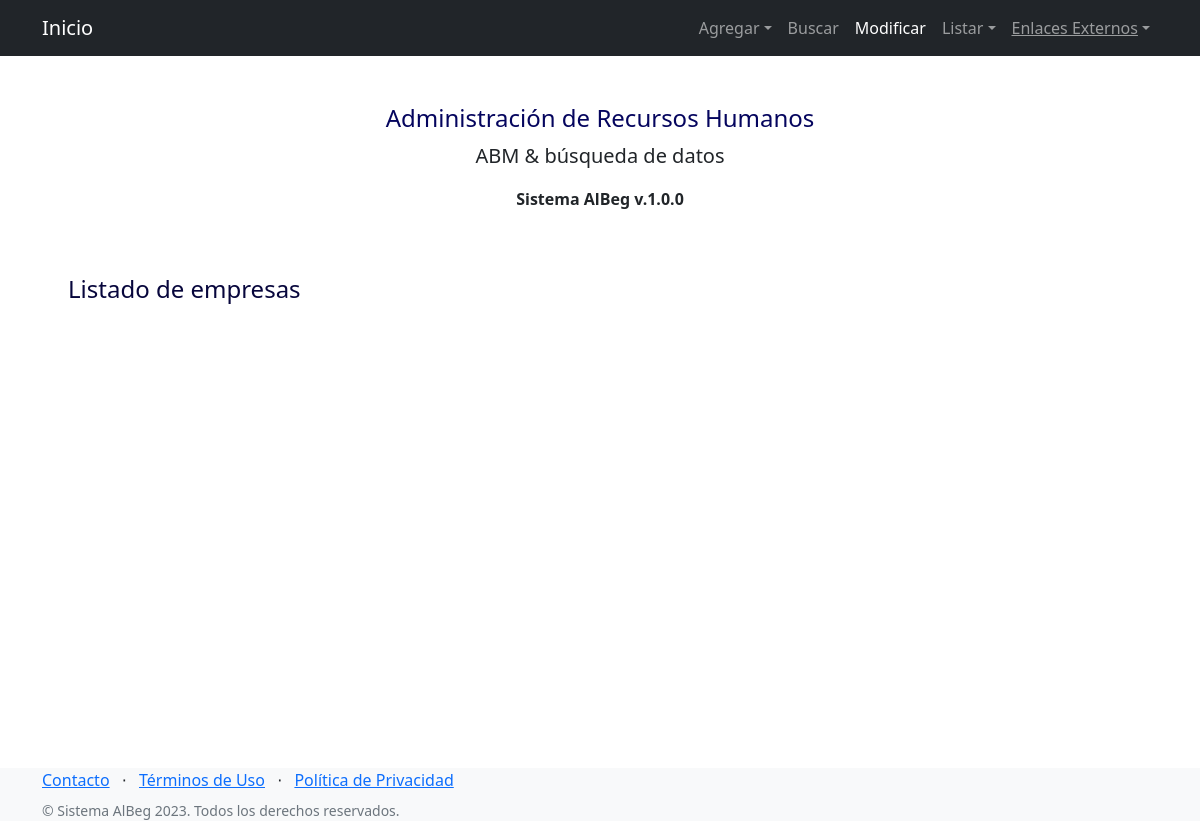
The app's page /AppRRHH/listaEmpresas/, older data.
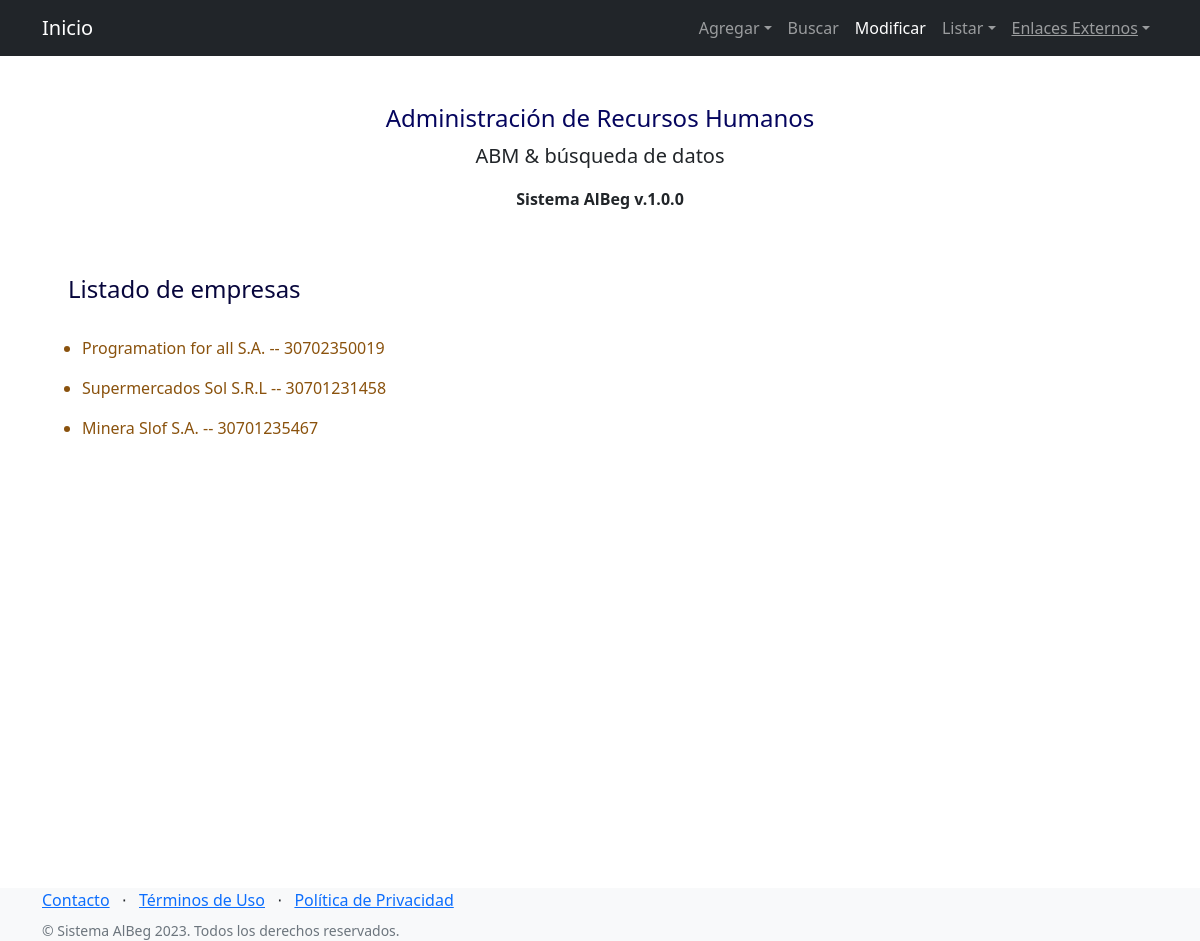
The same page, newer data.
### AppRRHH/models.py (models this page shows, shortened)
class Empresa(models.Model):
    nombre = models.CharField(max_length=50)
    cuit = models.IntegerField()
    actividadPrincipal = models.CharField(max_length=50, null=True)

### AppRRHH/views.py (the view)
# urls.py: path('listaEmpresas/',listaEmpresas, name="Empresas"),
def listaEmpresas(request):
    listaEmpresas=Empresa.objects.all()
    return render(request, "listaEmpresas.html", {"listaEmpresas":listaEmpresas})

### AppRRHH/templates/listaEmpresas.html
{% extends 'padre.html' %}
{% block contenidoQueCambia %}
    <br>
    <div class="titulo_listas">
    <h4> Listado de empresas </h4>
    <br>
   </div>
    <div class="listas">
     {% for empresa in listaEmpresas %}
        <ul >
            <li > {{empresa.nombre}} -- {{empresa.cuit}} </li>
        </ul>
    {% endfor %}
    </div>
{% endblock contenidoQueCambia %}

Row changes from the older to the newer data that the page shows:
added Empresa: nombre "Programation for all S.A.", cuit "30702350019"
added Empresa: nombre "Supermercados Sol S.R.L", cuit "30701231458"
added Empresa: nombre "Minera Slof S.A.", cuit "30701235467"
